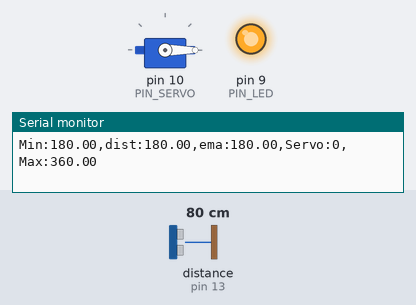
A sketch run on a simulated Arduino Uno, built with avr-gcc and run on an emulated ATmega328P. On the bench: servo, output pins drawn as LEDs (lit = HIGH), the last lines printed to the serial monitor. Wiring (inferred from the names in the program): ultrasonic range finder: trigger pin 12; echo pin 13. The inputs (shaded band) are chosen by the test bench; at power-on: distance to the obstacle (sensor on pin 13) 80 cm. The echo pulse lasts 58.3 µs per cm; pins used as bus, display or sensor lines are not drawn.

Above: at 1.2 s.
1.3 s: distance to the obstacle (sensor on pin 13) set to 35 cm
At 2.6 s:
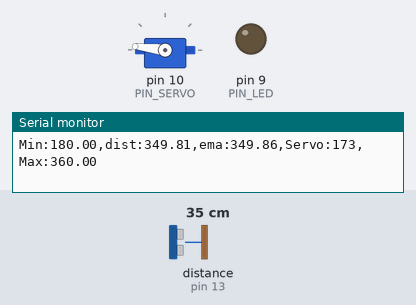
2.9 s: distance to the obstacle (sensor on pin 13) set to 2 cm
At 3.6 s:
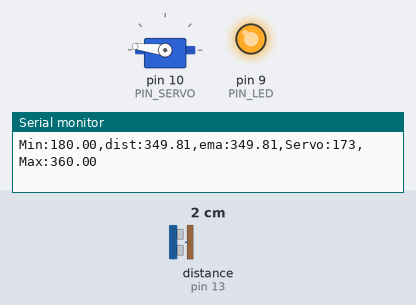
Timing chart, 0 to 5.9 s (numbered marks = the images above; inputs shaded):
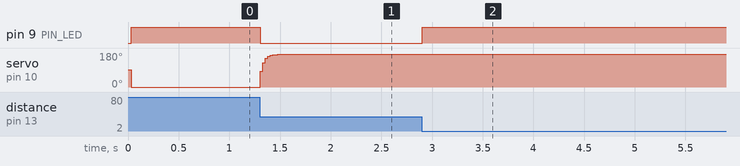

Measured:
- after the input at 1.3 s, pin 9 (PIN_LED): HIGH → LOW at once; servo on pin 10 (PIN_SERVO): 0° → 173° at once
- after the input at 2.9 s, pin 9 (PIN_LED): LOW → HIGH at once

The sketch:

11P07.ino
```cpp
#include <Servo.h>

// Arduino pin assignment
#define PIN_LED   9   // LED active-low
#define PIN_TRIG  12  // sonar sensor TRIGGER
#define PIN_ECHO  13  // sonar sensor ECHO
#define PIN_SERVO 10  // servi motor

// configurable parameters for sonar
#define SND_VEL 346.0     // sound velocity at 24 celsius degree (unit: m/sec)
#define INTERVAL 25      // sampling interval (unit: msec)
#define PULSE_DURATION 10 // ultra-sound Pulse Duration (unit: usec)
#define _DIST_MIN 180.0   // minimum distance to be measured (unit: mm)
#define _DIST_MAX 360.0   // maximum distance to be measured (unit: mm)

#define TIMEOUT ((INTERVAL / 2) * 1000.0) // maximum echo waiting time (unit: usec)
#define SCALE (0.001 * 0.5 * SND_VEL) // coefficent to convert duration to distance

#define _EMA_ALPHA 0.5    // EMA weight of new sample (range: 0 to 1)
                          // Setting EMA to 1 effectively disables EMA filter.

// Target Distance
#define _TARGET_LOW  180.0
#define _TARGET_HIGH 360.0

// duty duration for myservo.writeMicroseconds()
// NEEDS TUNING (servo by servo)

#define _DUTY_MIN 500 // servo full clockwise position (0 degree)
#define _DUTY_NEU 1480 // servo neutral position (90 degree)
#define _DUTY_MAX 2450 // servo full counterclockwise position (180 degree)

// global variables
float  dist_ema, dist_prev = _DIST_MAX; // unit: mm
unsigned long last_sampling_time;       // unit: ms

Servo myservo;

void setup() {
  // initialize GPIO pins
  pinMode(PIN_LED, OUTPUT);
  pinMode(PIN_TRIG, OUTPUT);    // sonar TRIGGER
  pinMode(PIN_ECHO, INPUT);     // sonar ECHO
  digitalWrite(PIN_TRIG, LOW);  // turn-off Sonar

  myservo.attach(PIN_SERVO);
  myservo.writeMicroseconds(_DUTY_NEU);

  // initialize USS related variables
  dist_prev = _DIST_MIN; // raw distance output from USS (unit: mm)

  // initialize serial port
  Serial.begin(57600);
}

void loop() {
  float  dist_raw;

  // wait until next sampling time.
  if (millis() < (last_sampling_time + INTERVAL))
    return;

  dist_raw = USS_measure(PIN_TRIG, PIN_ECHO); // read distance

  if ((dist_raw == 0.0) || (dist_raw > _DIST_MAX)) {
    dist_raw = dist_prev;           // Cut higher than maximum
    digitalWrite(PIN_LED, 1);       // LED OFF
  } else if (dist_raw < _DIST_MIN) {
    dist_raw = dist_prev;           // cut lower than minimum
    digitalWrite(PIN_LED, 1);       // LED OFF
  } else {    // In desired Range
    dist_prev = dist_raw;
    digitalWrite(PIN_LED, 0);       // LED ON
  }

  // Apply ema filter here
  dist_ema = (1 - _EMA_ALPHA) * dist_ema + _EMA_ALPHA * dist_raw;

  // adjust servo position according to the USS read value
  // add your code here!
  if (dist_ema <= _TARGET_LOW) {
    myservo.writeMicroseconds(_DUTY_MIN); // 0도
} else if (dist_ema >= _TARGET_HIGH) {
    myservo.writeMicroseconds(_DUTY_MAX); // 180도
} else {
    int servo_angle = map(dist_ema, _TARGET_LOW, _TARGET_HIGH, _DUTY_MIN, _DUTY_MAX);
    myservo.writeMicroseconds(servo_angle);
}


  // output the distance to the serial port
  Serial.print("Min:");    Serial.print(_DIST_MIN);
  Serial.print(",dist:");  Serial.print(dist_raw);
  Serial.print(",ema:");  Serial.print(dist_ema);
  Serial.print(",Servo:"); Serial.print(myservo.read());
  Serial.print(",Max:");   Serial.print(_DIST_MAX);
  Serial.println("");

  // update last sampling time
  last_sampling_time += INTERVAL;
}

// get a distance reading from USS. return value is in millimeter.
float USS_measure(int TRIG, int ECHO)
{
  digitalWrite(TRIG, HIGH);
  delayMicroseconds(PULSE_DURATION);
  digitalWrite(TRIG, LOW);

  return pulseIn(ECHO, HIGH, TIMEOUT) * SCALE; // unit: mm
}
```
